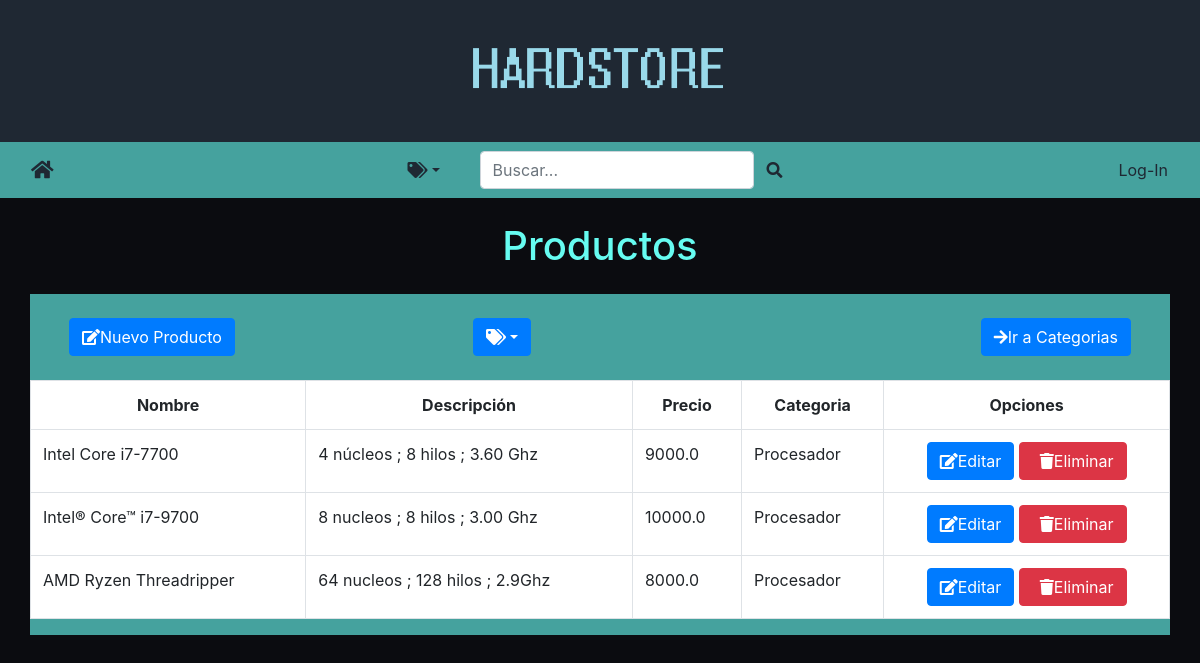
/modificar_producto/1, run on an earlier commit of the app's database.
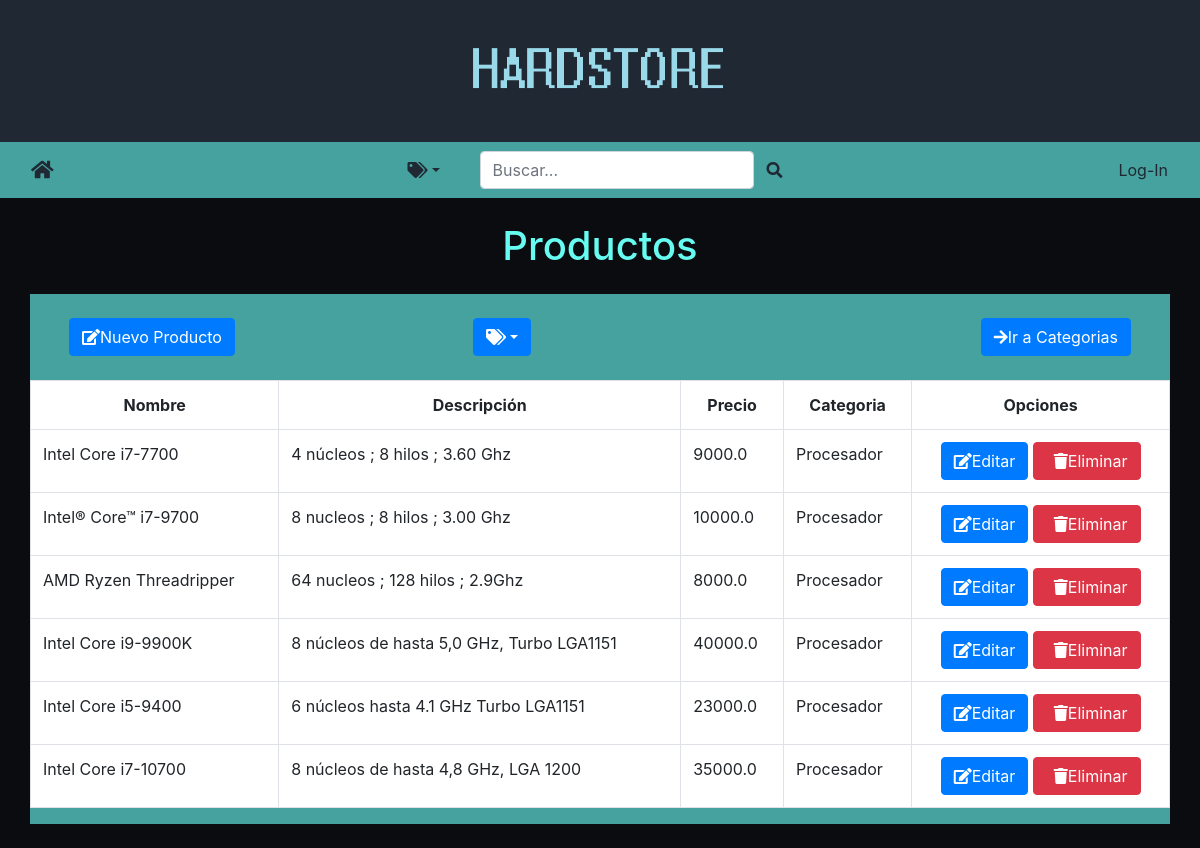
And on a later commit of the database.
### market/models/producto.py (models this page shows, shortened)
class Producto(models.Model):
    nombre = models.CharField(max_length=200, null=True)
    descripcion = models.CharField(max_length=200, null=True, blank=True)
    precio = models.FloatField(null=True)
    f_creacion = models.DateTimeField(auto_now_add=True, null=True)
    categoria = models.ForeignKey(Categoria, null=True, on_delete=models.SET_NULL)
    objects = models.Manager()  # manager default
    productos = ProductoManager()  # un manager personalizado

### market/models/categoria.py (models this page shows)
class Categoria(models.Model):
    nombre = models.CharField(max_length=200, null=True)
    def __str__(self):
        return self.nombre

### market/views/producto.py (the view)
# urls.py: path('modificar_producto/<int:pk_categoria>', ProductosListCat.as_view(),name='modificar_producto_cat'),
class ProductosListCat(ListView):
    model = Producto
    template_name = 'market/producto_list.html'
    context_object_name = 'productosList'  # para el for
    def get_queryset(self):
        return Producto.productos.categorias(self.kwargs['pk_categoria'])
    def get_context_data(self, **kwargs):
        context = super().get_context_data(**kwargs)
        if(Categoria.objects.count() > 0):
            context['categorias'] = Categoria.objects.all()
            context['hayCategorias'] = True
        else:
            context['hayCategorias'] = False
        return context

### market/models/producto.py (called while the page is built)
    def categorias(self, categoria):
        return self.filter(categoria=categoria)

    def get_queryset(self):
        return ProductoQuerySet(self.model, using=self._db)

    def categorias(self, categoria):
        return self.get_queryset().categorias(categoria)

### market/templates/market/producto_list.html (shortened to what this page needs)
{% extends "base.html" %}
{% load static %}
{% block estilo %}
<link rel="stylesheet" href="{% static 'productosCategoria.css' %}" />
{% endblock %}
{% block content %}
<div class="text-center mt-4"	><h1 style="color:#66fcf1">Productos</h1></div>
<div class="container mt-4 mb-4" style="background-color: #45a29e;">
  <div class="row mb-4">
  	<div class="col-4 mt-4 ml-4">
  		<a href="{% url 'crear_producto' %}" class="btn btn-primary mr-4"><i class="fas fa-edit"></i>Nuevo Producto</a>
  	</div>
  	<div class="col-2 mt-4 ml-4">
  		<button class="dropdown-toggle d-none d-lg-block btn btn-primary" href="#" id="categoriasDropdown" data-toggle="dropdown"
          aria-haspopup="true" aria-expanded="false"><i class="fas fa-tags"></i></button>
  	</div>
  	<div class="col mt-4 ml-4">
  		<a href="{% url 'modificar_categoria' %}" class="pull-right btn btn-primary mr-4"><i class="fas fa-arrow-right"></i>Ir a Categorias</a>
  	</div>
  </div>
  <div class="row">
  	<table class="table table-hover table-bordered text-danger-center" style="background-color: white;">
	      <tr class="text-center">
	        <th>Nombre</th>
	        <th>Descripción</th>
	        <th>Precio</th>
	        <th>Categoria</th>
	        <th>Opciones</th>
	      </tr>
      	{% for producto in productosList %}
      	<tr>
	      	<td>{{ producto.nombre }}</td>
	      	<td>{{ producto.descripcion }}</td>
	      	<td>{{ producto.precio }}</td>
	      	<td>{{ producto.categoria }}</td>
	        <td colspan="5" class="text-center">
	        	<a href="{% url 'modificar_producto_x' producto.id %}" class="btn btn-primary"><i class="fas fa-edit"></i>Editar</a>
	        	<a href="#" class="btn btn-danger" data-toggle="modal" data-target="#myModal{{producto.id}}"><i class="fas fa-trash ml-2"></i>Eliminar</a>
	        </td>
	    </tr>
	    {% endfor %}
    </table>
  </div>
</div>
{% endblock %}

### market/templates/base.html (shortened to what this page needs)
{% load static %}
<!DOCTYPE html>
<html lang="en">
  <head>
    {% block estilo %}{% endblock %}
    <link rel="stylesheet" href="https://stackpath.bootstrapcdn.com/font-awesome/4.7.0/css/font-awesome.min.css"/>
    <link rel="stylesheet" href="https://stackpath.bootstrapcdn.com/bootstrap/4.4.1/css/bootstrap.min.css"/>
    <link rel="stylesheet" href="https://use.fontawesome.com/releases/v5.13.0/css/all.css">
  </head>
  <body style="background-color: #0b0c10;">
    <div class="container-fluid text-center py-3" style="background-color: #1f2833;">
      <img src="{% static 'images/logo.png' %}" class=".img-fluid. max-width: 100%; and height: auto" id="logo" style="height: 110px; width: 340px;"/>
    </div>
    <header style="background-color: #45a29e;">
      {% include 'navBar.html' %}
    </header>
    {% block content %}{% endblock %}
  </body>
</html>

### market/templates/navBar.html (shortened to what this page needs)
<nav class="navbar navbar-expand-lg">
  <div class="container-fluid justify-content-between">
    <a class="navbar-brand" href="{% url 'home' %}"><i class="fas fa-home" style="color:#1f2833"></i></a>
    <div class="row ">
      <div class="nav-item dropdown">
        <form method="GET" class="form-inline my-2 my-lg-0" >
          <a class="nav-link dropdown-toggle d-none d-lg-block" href="#" id="categoriasDropdown" data-toggle="dropdown"
            aria-haspopup="true" aria-expanded="false" style="color: #1f2833;"><i class="fas fa-tags"></i></a>
        </form>
      </div>
      <form method="GET" action="/search" class="form-inline ml-4">
        <input class="form-control d-none d-lg-block" type="text" name="nombre" placeholder="Buscar..."
          aria-label="Search">
        <button class="btn my-2 my-sm-0" type="submit"><i class="fas fa-search" style="color:#1f2833"></i></button>
      </form>
    </div>
    <div class="row">
      {% if user.is_authenticated %}
      <div class="nav-item dropdown">
        <a class="nav-link dropdown-toggle" href="#" id="userDropdown" data-toggle="dropdown"
          style="color: #1f2833;">{{request.user}}
          <i class="fas fa-user" style="color:#1f2833"></i></a>
        <div class="dropdown-menu dropdown-menu-right" aria-labelledby="userDropdown" style="background-color: #0b0c10">
          <a class="nav-link" href="{% url 'LikeList' %}" style="color:#66fcf1";>Favoritos</a>
          <div class="dropdown-divider"></div>
          <a class="nav-link" href="{% url 'logout' %}" style="color:#66fcf1";>Log-Out</a>
          <div class="dropdown-divider"></div>
        </div>
      </div>
      {% else %}
      <a class="nav-link" href="{% url 'login' %}" style="color: #1f2833;">Log-In</a>
      {% endif %}
    </div>
  </div>
</nav>

What changed in the data, as far as the page shows it:
added Producto: nombre "Intel Core i9-9900K", descripcion "8 núcleos de hasta 5,0 GHz, Turbo LGA1151", precio "40000.0", categoria "Procesador"
added Producto: nombre "Intel Core i5-9400", descripcion "6 núcleos hasta 4.1 GHz Turbo LGA1151", precio "23000.0", categoria "Procesador"
added Producto: nombre "Intel Core i7-10700", descripcion "8 núcleos de hasta 4,8 GHz, LGA 1200", precio "35000.0", categoria "Procesador"
